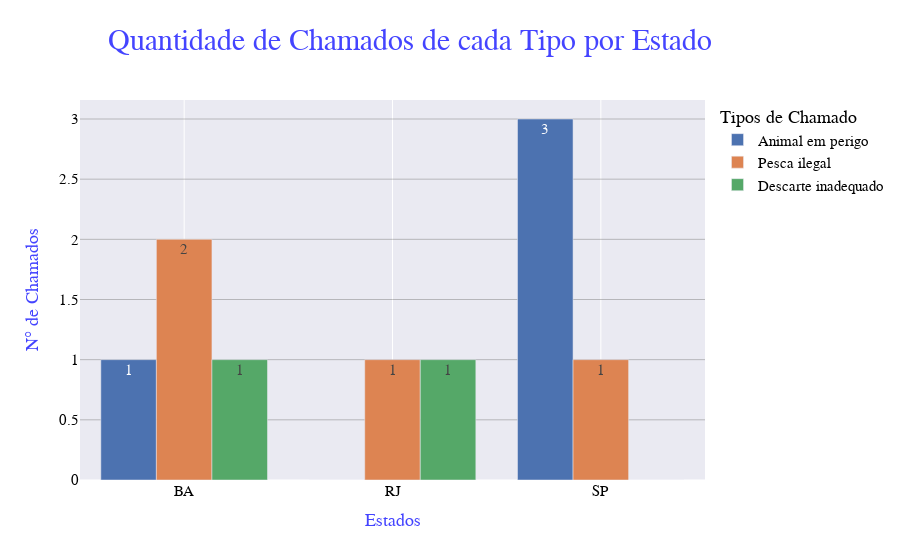

The notebook cell saved with this chart:
### Markdown cell above
## -------- Gráfico com quantidade de denúncias de cada tipo em cada estado --------

### Code cell
import plotly.graph_objects as go

# criando gráfico, barras e eixos  
tipos_estados_plot = go.Figure(data=[go.Bar(name = 'Animal em perigo', 
                                      x = tipos_estados_df.index, y = tipos_estados_df['Animal em perigo'], 
                                      text = tipos_estados_df.loc[tipos_estados_df.index, 'Animal em perigo']
                                ),
                               go.Bar(name = 'Pesca ilegal', 
                                      x = tipos_estados_df.index, y = tipos_estados_df['Pesca ilegal'], 
                                      text = tipos_estados_df.loc[tipos_estados_df.index, 'Pesca ilegal']
                                ),
                               go.Bar(name = 'Descarte inadequado', 
                                      x = tipos_estados_df.index, y = tipos_estados_df['Descarte inadequado'], 
                                      text = tipos_estados_df.loc[tipos_estados_df.index, 'Descarte inadequado'],
                                )]
                          )

# personalização do gráfico
tipos_estados_plot.update_layout(
    # adicionando template de cores
    template = 'seaborn',

    # adicionando título ao gráfico
    title = dict(text='Quantidade de Chamados de cada Tipo por Estado', 
                 x=0.455, 
                 font=dict(family='Helvetica', size=30, color='#44f')),
    
    # adicionando título ao gráfico e aos eixos
    xaxis_title = dict(text='Estados', font=dict(family='Helvetica', size=18, color='#44f')), 
    yaxis_title = dict(text='N° de Chamados', font=dict(family='Helvetica', size=18, color='#44f')),

    # adicionando título para a legenda
    legend_title_text = 'Tipos de Chamado',

    # personalizando grade do eixo y
    yaxis_gridcolor = 'grey',   # cor
    yaxis_gridwidth = 0.5,      # espessura

    # fonte do resto do conteúdo
    font = dict(family='Helvetica', size=15, color='#000')
)

tipos_estados_plot.show()

### Figure 1 — Plotly figure (JSON) as saved in the notebook; plotly's stock layout.template omitted (floating-point values rounded to 4 significant figures)
{"data": [{"name": "Animal em perigo", "text": [1, 0, 3], "type": "bar", "x": ["BA", "RJ", "SP"], "y": [1, 0, 3]}, {"name": "Pesca ilegal", "text": [2, 1, 1], "type": "bar", "x": ["BA", "RJ", "SP"], "y": [2, 1, 1]}, {"name": "Descarte inadequado", "text": [1, 1, 0], "type": "bar", "x": ["BA", "RJ", "SP"], "y": [1, 1, 0]}], "layout": {"font": {"color": "#000", "family": "Helvetica", "size": 15}, "legend": {"title": {"text": "Tipos de Chamado"}}, "title": {"font": {"color": "#44f", "family": "Helvetica", "size": 30}, "text": "Quantidade de Chamados de cada Tipo por Estado", "x": 0.455}, "xaxis": {"title": {"font": {"color": "#44f", "family": "Helvetica", "size": 18}, "text": "Estados"}}, "yaxis": {"gridcolor": "grey", "gridwidth": 0.5, "title": {"font": {"color": "#44f", "family": "Helvetica", "size": 18}, "text": "N° de Chamados"}}}}
